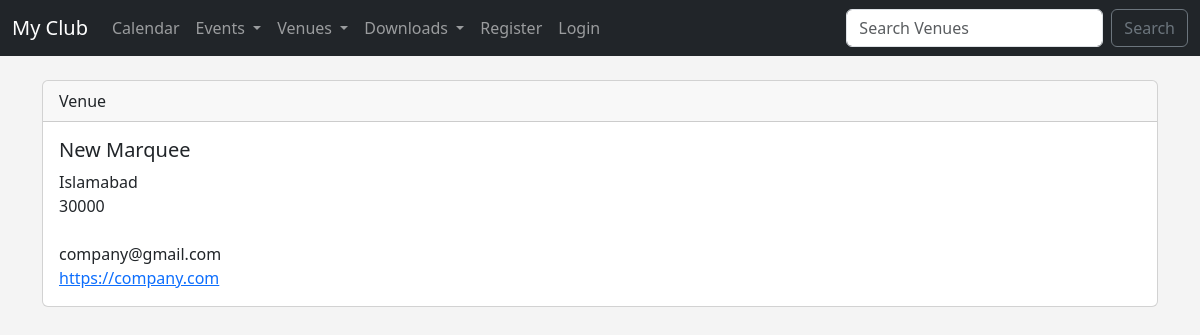
/show-venue/12, run on the app's committed database.
### events/models.py (models this page shows)
class Venue(models.Model):
    name = models.CharField('Venue Name', max_length=120)
    address = models.CharField(max_length=300)
    zip_code = models.CharField('Zip Code', max_length=15)
    phone = models.CharField('Contact Phone', max_length=25, blank=True)
    web = models.URLField('Website Address', blank=True)
    email_address = models.EmailField('Email Address', blank=True)
    def __str__(self):
        return self.name

### events/views.py (the view)
# urls.py: path('show-venue/<venue_id>', views.show_venue, name='show-venue'),
def show_venue(request, venue_id):
    venue = Venue.objects.get(pk=venue_id)
    return render(request, 'events/show_venue.html', {
        'venue': venue
    })

### events/templates/events/show_venue.html
{% extends 'events/base.html' %}
{% block content %}
    <div class="card">
        <div class="card-header">
            Venue
        </div>
        <div class="card-body">
          <h5 class="card-title"> {{ venue }} </h5>
          <p class="card-text">
            {{ venue.address }} <br>
            {{ venue.zip_code }} <br>
            {{ venue.phone }} <br>
            {{ venue.email_address }} <br>
            <a href="{{ venue.web }}"> {{ venue.web }} </a> <br>
          </p>
        </div>
      </div>
{% endblock %}

### events/templates/events/base.html (style rules this page uses)
body { background: #f4f4f4; }

### data on the page
Venue: name "New Marquee", address "Islamabad", zip_code "30000", email_address "company@gmail.com", web "https://company.com"
